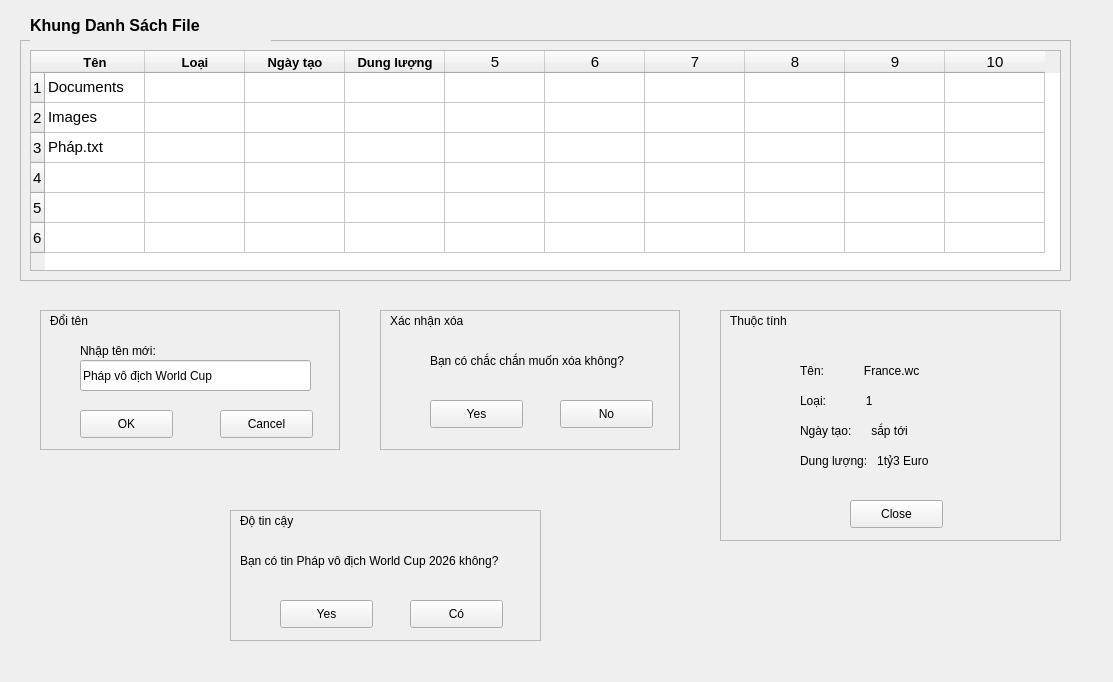
<?xml version="1.0" encoding="UTF-8"?>
<ui version="4.0">
 <class>KhungDS</class>
 <widget class="QWidget" name="KhungDS">
  <property name="geometry">
   <rect>
    <x>0</x>
    <y>0</y>
    <width>1113</width>
    <height>682</height>
   </rect>
  </property>
  <property name="windowTitle">
   <string>Form</string>
  </property>
  <widget class="QFrame" name="fileListFrame">
   <property name="geometry">
    <rect>
     <x>20</x>
     <y>40</y>
     <width>1051</width>
     <height>241</height>
    </rect>
   </property>
   <property name="minimumSize">
    <size>
     <width>0</width>
     <height>0</height>
    </size>
   </property>
   <property name="autoFillBackground">
    <bool>true</bool>
   </property>
   <property name="frameShape">
    <enum>QFrame::StyledPanel</enum>
   </property>
   <property name="frameShadow">
    <enum>QFrame::Raised</enum>
   </property>
   <layout class="QVBoxLayout" name="verticalLayout">
    <item>
     <widget class="QTableWidget" name="tableWidget">
      <property name="minimumSize">
       <size>
        <width>0</width>
        <height>0</height>
       </size>
      </property>
      <property name="maximumSize">
       <size>
        <width>8888</width>
        <height>8888</height>
       </size>
      </property>
      <property name="sizeIncrement">
       <size>
        <width>0</width>
        <height>0</height>
       </size>
      </property>
      <property name="baseSize">
       <size>
        <width>0</width>
        <height>0</height>
       </size>
      </property>
      <property name="font">
       <font>
        <pointsize>11</pointsize>
        <italic>false</italic>
        <strikeout>false</strikeout>
       </font>
      </property>
      <property name="cursor" stdset="0">
       <cursorShape>ArrowCursor</cursorShape>
      </property>
      <property name="mouseTracking">
       <bool>false</bool>
      </property>
      <property name="tabletTracking">
       <bool>false</bool>
      </property>
      <property name="acceptDrops">
       <bool>false</bool>
      </property>
      <property name="layoutDirection">
       <enum>Qt::LeftToRight</enum>
      </property>
      <property name="autoFillBackground">
       <bool>false</bool>
      </property>
      <property name="rowCount">
       <number>6</number>
      </property>
      <property name="columnCount">
       <number>10</number>
      </property>
      <row/>
      <row/>
      <row/>
      <row/>
      <row/>
      <row/>
      <column>
       <property name="text">
        <string>Tên</string>
       </property>
       <property name="font">
        <font>
         <pointsize>10</pointsize>
         <weight>75</weight>
         <bold>true</bold>
        </font>
       </property>
       <property name="textAlignment">
        <set>AlignCenter</set>
       </property>
      </column>
      <column>
       <property name="text">
        <string>Loại</string>
       </property>
       <property name="font">
        <font>
         <pointsize>10</pointsize>
         <weight>75</weight>
         <bold>true</bold>
        </font>
       </property>
       <property name="textAlignment">
        <set>AlignCenter</set>
       </property>
      </column>
      <column>
       <property name="text">
        <string>Ngày tạo</string>
       </property>
       <property name="font">
        <font>
         <pointsize>10</pointsize>
         <weight>75</weight>
         <bold>true</bold>
        </font>
       </property>
       <property name="textAlignment">
        <set>AlignCenter</set>
       </property>
      </column>
      <column>
       <property name="text">
        <string>Dung lượng</string>
       </property>
       <property name="font">
        <font>
         <pointsize>10</pointsize>
         <weight>75</weight>
         <bold>true</bold>
        </font>
       </property>
       <property name="textAlignment">
        <set>AlignCenter</set>
       </property>
      </column>
      <column/>
      <column/>
      <column/>
      <column/>
      <column/>
      <column/>
      <item row="0" column="0">
       <property name="text">
        <string>Documents</string>
       </property>
      </item>
      <item row="0" column="1">
       <property name="text">
        <string/>
       </property>
      </item>
      <item row="1" column="0">
       <property name="text">
        <string>Images</string>
       </property>
      </item>
      <item row="2" column="0">
       <property name="text">
        <string>Pháp.txt</string>
       </property>
      </item>
     </widget>
    </item>
   </layout>
  </widget>
  <widget class="QLabel" name="label">
   <property name="geometry">
    <rect>
     <x>30</x>
     <y>10</y>
     <width>241</width>
     <height>31</height>
    </rect>
   </property>
   <property name="font">
    <font>
     <pointsize>12</pointsize>
     <weight>75</weight>
     <bold>true</bold>
    </font>
   </property>
   <property name="autoFillBackground">
    <bool>true</bool>
   </property>
   <property name="text">
    <string>Khung Danh Sách File</string>
   </property>
   <property name="scaledContents">
    <bool>false</bool>
   </property>
   <property name="wordWrap">
    <bool>false</bool>
   </property>
  </widget>
  <widget class="QFrame" name="renameFrame">
   <property name="enabled">
    <bool>true</bool>
   </property>
   <property name="geometry">
    <rect>
     <x>40</x>
     <y>310</y>
     <width>300</width>
     <height>140</height>
    </rect>
   </property>
   <property name="maximumSize">
    <size>
     <width>350</width>
     <height>150</height>
    </size>
   </property>
   <property name="font">
    <font>
     <weight>50</weight>
     <italic>false</italic>
     <bold>false</bold>
     <strikeout>false</strikeout>
     <stylestrategy>PreferDefault</stylestrategy>
    </font>
   </property>
   <property name="cursor">
    <cursorShape>ArrowCursor</cursorShape>
   </property>
   <property name="mouseTracking">
    <bool>false</bool>
   </property>
   <property name="tabletTracking">
    <bool>false</bool>
   </property>
   <property name="contextMenuPolicy">
    <enum>Qt::DefaultContextMenu</enum>
   </property>
   <property name="layoutDirection">
    <enum>Qt::LeftToRight</enum>
   </property>
   <property name="autoFillBackground">
    <bool>true</bool>
   </property>
   <property name="frameShape">
    <enum>QFrame::StyledPanel</enum>
   </property>
   <property name="frameShadow">
    <enum>QFrame::Raised</enum>
   </property>
   <widget class="QLabel" name="label_2">
    <property name="geometry">
     <rect>
      <x>10</x>
      <y>0</y>
      <width>61</width>
      <height>21</height>
     </rect>
    </property>
    <property name="text">
     <string>Đổi tên</string>
    </property>
   </widget>
   <widget class="QLineEdit" name="lineEdit">
    <property name="geometry">
     <rect>
      <x>40</x>
      <y>50</y>
      <width>231</width>
      <height>31</height>
     </rect>
    </property>
    <property name="text">
     <string>Pháp vô địch World Cup</string>
    </property>
   </widget>
   <widget class="QLabel" name="label_3">
    <property name="geometry">
     <rect>
      <x>40</x>
      <y>30</y>
      <width>91</width>
      <height>21</height>
     </rect>
    </property>
    <property name="text">
     <string>Nhập tên mới:</string>
    </property>
   </widget>
   <widget class="QPushButton" name="pushButton">
    <property name="geometry">
     <rect>
      <x>40</x>
      <y>100</y>
      <width>93</width>
      <height>28</height>
     </rect>
    </property>
    <property name="text">
     <string>OK</string>
    </property>
   </widget>
   <widget class="QPushButton" name="pushButton_2">
    <property name="geometry">
     <rect>
      <x>180</x>
      <y>100</y>
      <width>93</width>
      <height>28</height>
     </rect>
    </property>
    <property name="text">
     <string>Cancel</string>
    </property>
   </widget>
  </widget>
  <widget class="QFrame" name="propertyFrame">
   <property name="enabled">
    <bool>true</bool>
   </property>
   <property name="geometry">
    <rect>
     <x>720</x>
     <y>310</y>
     <width>341</width>
     <height>231</height>
    </rect>
   </property>
   <property name="maximumSize">
    <size>
     <width>3500</width>
     <height>1500</height>
    </size>
   </property>
   <property name="font">
    <font>
     <weight>50</weight>
     <italic>false</italic>
     <bold>false</bold>
     <strikeout>false</strikeout>
     <stylestrategy>PreferDefault</stylestrategy>
    </font>
   </property>
   <property name="cursor">
    <cursorShape>ArrowCursor</cursorShape>
   </property>
   <property name="mouseTracking">
    <bool>false</bool>
   </property>
   <property name="tabletTracking">
    <bool>false</bool>
   </property>
   <property name="contextMenuPolicy">
    <enum>Qt::DefaultContextMenu</enum>
   </property>
   <property name="layoutDirection">
    <enum>Qt::LeftToRight</enum>
   </property>
   <property name="autoFillBackground">
    <bool>true</bool>
   </property>
   <property name="frameShape">
    <enum>QFrame::StyledPanel</enum>
   </property>
   <property name="frameShadow">
    <enum>QFrame::Raised</enum>
   </property>
   <widget class="QLabel" name="label_8">
    <property name="geometry">
     <rect>
      <x>10</x>
      <y>0</y>
      <width>81</width>
      <height>21</height>
     </rect>
    </property>
    <property name="text">
     <string>Thuộc tính</string>
    </property>
   </widget>
   <widget class="QLabel" name="label_9">
    <property name="geometry">
     <rect>
      <x>80</x>
      <y>40</y>
      <width>151</width>
      <height>41</height>
     </rect>
    </property>
    <property name="text">
     <string>Tên:            France.wc</string>
    </property>
   </widget>
   <widget class="QPushButton" name="pushButton_8">
    <property name="geometry">
     <rect>
      <x>130</x>
      <y>190</y>
      <width>93</width>
      <height>28</height>
     </rect>
    </property>
    <property name="text">
     <string>Close</string>
    </property>
   </widget>
   <widget class="QLabel" name="label_10">
    <property name="geometry">
     <rect>
      <x>80</x>
      <y>70</y>
      <width>151</width>
      <height>41</height>
     </rect>
    </property>
    <property name="text">
     <string>Loại:            1</string>
    </property>
   </widget>
   <widget class="QLabel" name="label_11">
    <property name="geometry">
     <rect>
      <x>80</x>
      <y>100</y>
      <width>151</width>
      <height>41</height>
     </rect>
    </property>
    <property name="text">
     <string>Ngày tạo:      sắp tới</string>
    </property>
   </widget>
   <widget class="QLabel" name="label_12">
    <property name="geometry">
     <rect>
      <x>80</x>
      <y>130</y>
      <width>151</width>
      <height>41</height>
     </rect>
    </property>
    <property name="text">
     <string>Dung lượng:   1tỷ3 Euro</string>
    </property>
   </widget>
  </widget>
  <widget class="QFrame" name="deleteFrame_2">
   <property name="enabled">
    <bool>true</bool>
   </property>
   <property name="geometry">
    <rect>
     <x>380</x>
     <y>310</y>
     <width>300</width>
     <height>140</height>
    </rect>
   </property>
   <property name="maximumSize">
    <size>
     <width>350</width>
     <height>150</height>
    </size>
   </property>
   <property name="font">
    <font>
     <weight>50</weight>
     <italic>false</italic>
     <bold>false</bold>
     <strikeout>false</strikeout>
     <stylestrategy>PreferDefault</stylestrategy>
    </font>
   </property>
   <property name="cursor">
    <cursorShape>ArrowCursor</cursorShape>
   </property>
   <property name="mouseTracking">
    <bool>false</bool>
   </property>
   <property name="tabletTracking">
    <bool>false</bool>
   </property>
   <property name="contextMenuPolicy">
    <enum>Qt::DefaultContextMenu</enum>
   </property>
   <property name="layoutDirection">
    <enum>Qt::LeftToRight</enum>
   </property>
   <property name="autoFillBackground">
    <bool>true</bool>
   </property>
   <property name="frameShape">
    <enum>QFrame::StyledPanel</enum>
   </property>
   <property name="frameShadow">
    <enum>QFrame::Raised</enum>
   </property>
   <widget class="QLabel" name="label_6">
    <property name="geometry">
     <rect>
      <x>10</x>
      <y>0</y>
      <width>81</width>
      <height>21</height>
     </rect>
    </property>
    <property name="text">
     <string>Xác nhận xóa</string>
    </property>
   </widget>
   <widget class="QLabel" name="label_7">
    <property name="geometry">
     <rect>
      <x>50</x>
      <y>30</y>
      <width>211</width>
      <height>41</height>
     </rect>
    </property>
    <property name="text">
     <string>Bạn có chắc chắn muốn xóa không?</string>
    </property>
   </widget>
   <widget class="QPushButton" name="pushButton_5">
    <property name="geometry">
     <rect>
      <x>50</x>
      <y>90</y>
      <width>93</width>
      <height>28</height>
     </rect>
    </property>
    <property name="text">
     <string>Yes</string>
    </property>
   </widget>
   <widget class="QPushButton" name="pushButton_6">
    <property name="geometry">
     <rect>
      <x>180</x>
      <y>90</y>
      <width>93</width>
      <height>28</height>
     </rect>
    </property>
    <property name="text">
     <string>No</string>
    </property>
   </widget>
  </widget>
  <widget class="QFrame" name="deleteFrame_3">
   <property name="enabled">
    <bool>true</bool>
   </property>
   <property name="geometry">
    <rect>
     <x>230</x>
     <y>510</y>
     <width>311</width>
     <height>131</height>
    </rect>
   </property>
   <property name="maximumSize">
    <size>
     <width>350</width>
     <height>150</height>
    </size>
   </property>
   <property name="font">
    <font>
     <weight>50</weight>
     <italic>false</italic>
     <bold>false</bold>
     <strikeout>false</strikeout>
     <stylestrategy>PreferDefault</stylestrategy>
    </font>
   </property>
   <property name="cursor">
    <cursorShape>ArrowCursor</cursorShape>
   </property>
   <property name="mouseTracking">
    <bool>false</bool>
   </property>
   <property name="tabletTracking">
    <bool>false</bool>
   </property>
   <property name="contextMenuPolicy">
    <enum>Qt::DefaultContextMenu</enum>
   </property>
   <property name="layoutDirection">
    <enum>Qt::LeftToRight</enum>
   </property>
   <property name="autoFillBackground">
    <bool>true</bool>
   </property>
   <property name="frameShape">
    <enum>QFrame::StyledPanel</enum>
   </property>
   <property name="frameShadow">
    <enum>QFrame::Raised</enum>
   </property>
   <widget class="QLabel" name="label_13">
    <property name="geometry">
     <rect>
      <x>10</x>
      <y>0</y>
      <width>81</width>
      <height>21</height>
     </rect>
    </property>
    <property name="text">
     <string>Độ tin cậy</string>
    </property>
   </widget>
   <widget class="QLabel" name="label_14">
    <property name="geometry">
     <rect>
      <x>10</x>
      <y>30</y>
      <width>281</width>
      <height>41</height>
     </rect>
    </property>
    <property name="text">
     <string>Bạn có tin Pháp vô địch World Cup 2026 không?</string>
    </property>
   </widget>
   <widget class="QPushButton" name="pushButton_7">
    <property name="geometry">
     <rect>
      <x>50</x>
      <y>90</y>
      <width>93</width>
      <height>28</height>
     </rect>
    </property>
    <property name="text">
     <string>Yes</string>
    </property>
   </widget>
   <widget class="QPushButton" name="pushButton_9">
    <property name="geometry">
     <rect>
      <x>180</x>
      <y>90</y>
      <width>93</width>
      <height>28</height>
     </rect>
    </property>
    <property name="text">
     <string>Có</string>
    </property>
   </widget>
  </widget>
 </widget>
 <resources/>
 <connections/>
</ui>
